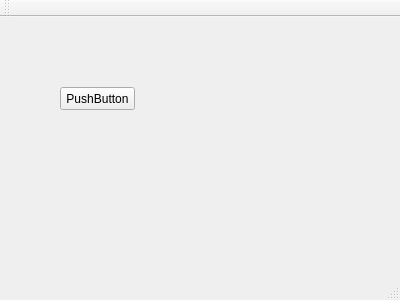
<?xml version="1.0" encoding="UTF-8"?>
<ui version="4.0">
 <class>MainWindow</class>
 <widget class="QMainWindow" name="MainWindow">
  <property name="geometry">
   <rect>
    <x>0</x>
    <y>0</y>
    <width>400</width>
    <height>300</height>
   </rect>
  </property>
  <property name="windowTitle">
   <string>MainWindow</string>
  </property>
  <widget class="QWidget" name="centralWidget">
   <widget class="QPushButton" name="pushButton">
    <property name="geometry">
     <rect>
      <x>60</x>
      <y>70</y>
      <width>75</width>
      <height>23</height>
     </rect>
    </property>
    <property name="text">
     <string>PushButton</string>
    </property>
   </widget>
  </widget>
  <widget class="QMenuBar" name="menuBar">
   <property name="geometry">
    <rect>
     <x>0</x>
     <y>0</y>
     <width>400</width>
     <height>18</height>
    </rect>
   </property>
  </widget>
  <widget class="QToolBar" name="mainToolBar">
   <attribute name="toolBarArea">
    <enum>TopToolBarArea</enum>
   </attribute>
   <attribute name="toolBarBreak">
    <bool>false</bool>
   </attribute>
  </widget>
  <widget class="QStatusBar" name="statusBar"/>
 </widget>
 <layoutdefault spacing="6" margin="11"/>
 <resources/>
 <connections/>
</ui>
